Frame 1 (no input): blank canvas, image omitted
Frame 60 (the mouse pressed at the canvas centre just before this capture): blank canvas, image omitted
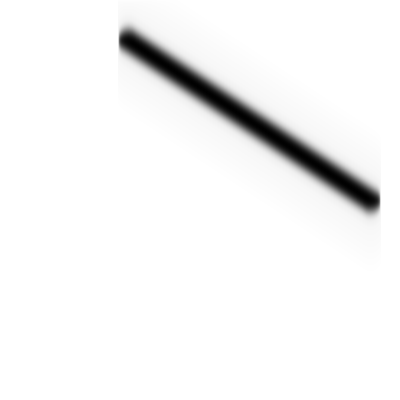
Frame 120 (the mouse held since frame 60 and released just before this capture)

The Processing sketch whose frames 1 and 60 were blank and that drew this single picture after the mouse press (run headless with seeded random() and noise(); from frame 60 on, the mouse is pressed at the canvas centre):

// Processing sketch: gau_blur_bothdirec_pgraphics
// ── gau_blur_bothdirec_pgraphics.pde
PGraphics myGraphics; 
color srcPixels[];
color dstPixels[];

void setup() {
  size(400, 400); 
  background(255);
  myGraphics = createGraphics(width, height);
  dstPixels = new color[width * height];
}

void draw() 
{ 
  drawLine();
}


void drawLine()
{
  myGraphics.beginDraw();
    myGraphics.background(255); 
    myGraphics.strokeWeight (20);
    myGraphics.stroke (0); 
    myGraphics.smooth(); 
    myGraphics.line (128, 40, 370, 200); 
    myGraphics.endDraw();
    
  if(mousePressed == true)
  { 
    blurDrawing(); 
    image (myGraphics, 0,0);
  }
}

void blurDrawing() {
  myGraphics.loadPixels(); 
  srcPixels = myGraphics.pixels;
  
    int nPasses = 20; 
    
    for (int p=0; p<nPasses; p++) {
  
      for (int y=0; y<height; y++) {
        for (int x=0; x<width; x++) {
          
          // FOR THE X DIRECTION
          int row = (y*width) + x; 
          int i0 = row - 3;
          int i1 = row - 2;
          int i2 = row - 1;
          int i3 = row    ; 
          int i4 = row + 1;
          int i5 = row + 2;
          int i6 = row + 3;
  
          color c0 = (x < 3)        ? 255: srcPixels[i0];
          color c1 = (x < 2)        ? 255: srcPixels[i1];
          color c2 = (x < 1)        ? 255: srcPixels[i2];
          color c3 =                       srcPixels[i3];
          color c4 = (x >= width-1) ? 255: srcPixels[i4];
          color c5 = (x >= width-2) ? 255: srcPixels[i5];
          color c6 = (x >= width-3) ? 255: srcPixels[i6];
          
          float b0 =      (0xFF & c0); // extract the blue value
          float b1 = 6  * (0xFF & c1); 
          float b2 = 15 * (0xFF & c2); 
          float b3 = 20 * (0xFF & c3); 
          float b4 = 15 * (0xFF & c4); 
          float b5 = 6  * (0xFF & c5); 
          float b6 =      (0xFF & c6);
          
          int avg = (int)((b0+b1+b2+b3+b4+b5+b6)/64);
          dstPixels[i3] = color(avg);
          
          
          
          // FOR THE Y DIRECTION
          int j0 = (y-3)*width + x;
          int j1 = (y-2)*width + x;
          int j2 = (y-1)*width + x;
          int j3 = (y)*width + x;
          int j4 = (y+1)*width + x;
          int j5 = (y+2)*width + x;
          int j6 = (y+3)*width + x;
          
          color color0 = (y < 3)          ? 255: srcPixels[j0];
          color color1 = (y < 2)          ? 255: srcPixels[j1];
          color color2 = (y < 1)          ? 255: srcPixels[j2];
          color color3 =                         srcPixels[j3];
          color color4 = (y >= height-1)  ? 255: srcPixels[j4];
          color color5 = (y >= height-2)  ? 255: srcPixels[j5];
          color color6 = (y >= height-3)  ? 255: srcPixels[j6];
          
          float blue0 =      (0xFF & color0);
          float blue1 = 6  * (0xFF & color1);
          float blue2 = 15 * (0xFF & color2);
          float blue3 = 20 * (0xFF & color3);
          float blue4 = 15 * (0xFF & color4);
          float blue5 = 6  * (0xFF & color5);
          float blue6 =      (0xFF & color6);
          
          int avg2 = (int)((blue0+blue1+blue2+blue3+blue4+blue5+blue6)/64);
          dstPixels[j3] = color(avg2);
        }
      } 
  
      int nPixels = width * height; 
      for (int i=0; i<nPixels; i++) {
        srcPixels[i] = dstPixels[i];
      }
    }
  
    myGraphics.updatePixels();
  }
